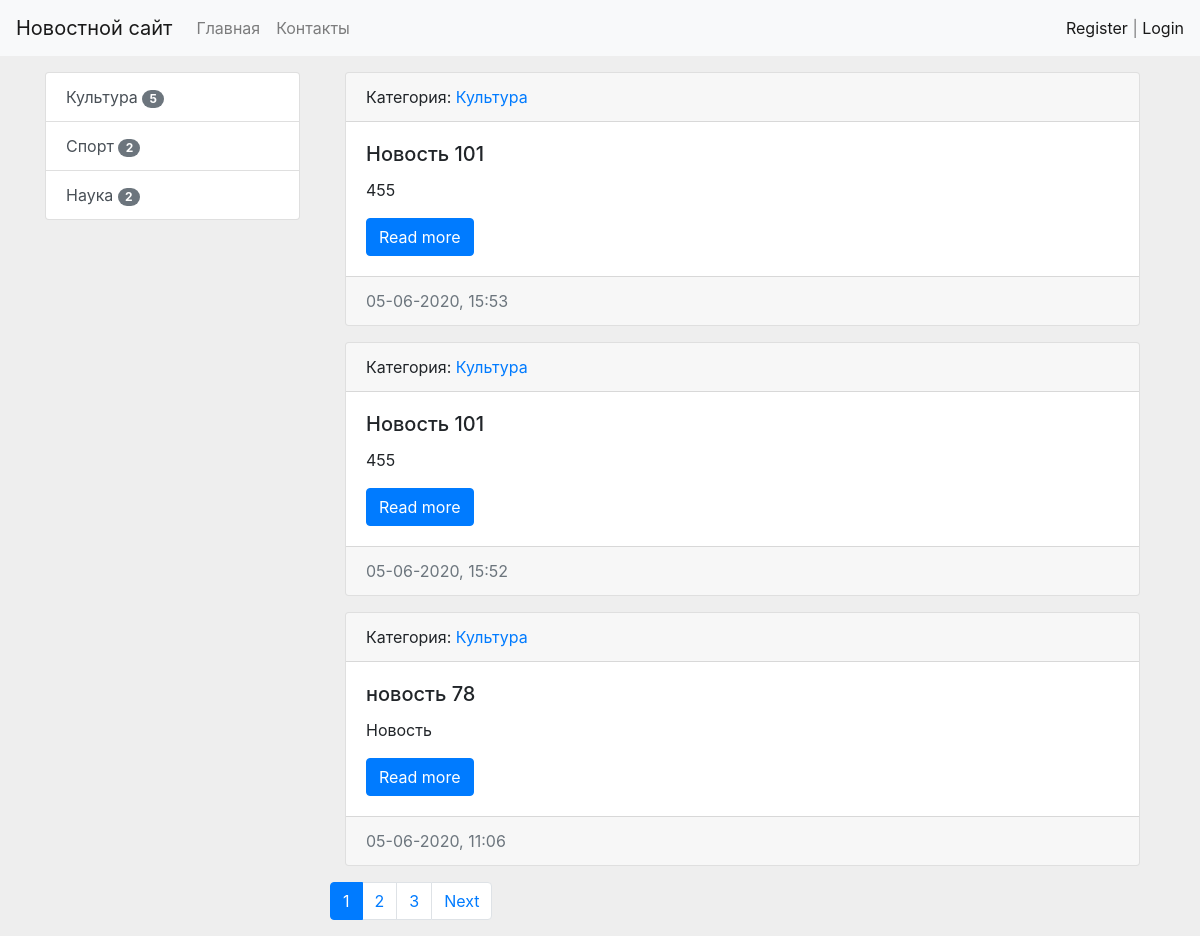
The page /news/ on the database as committed earlier.
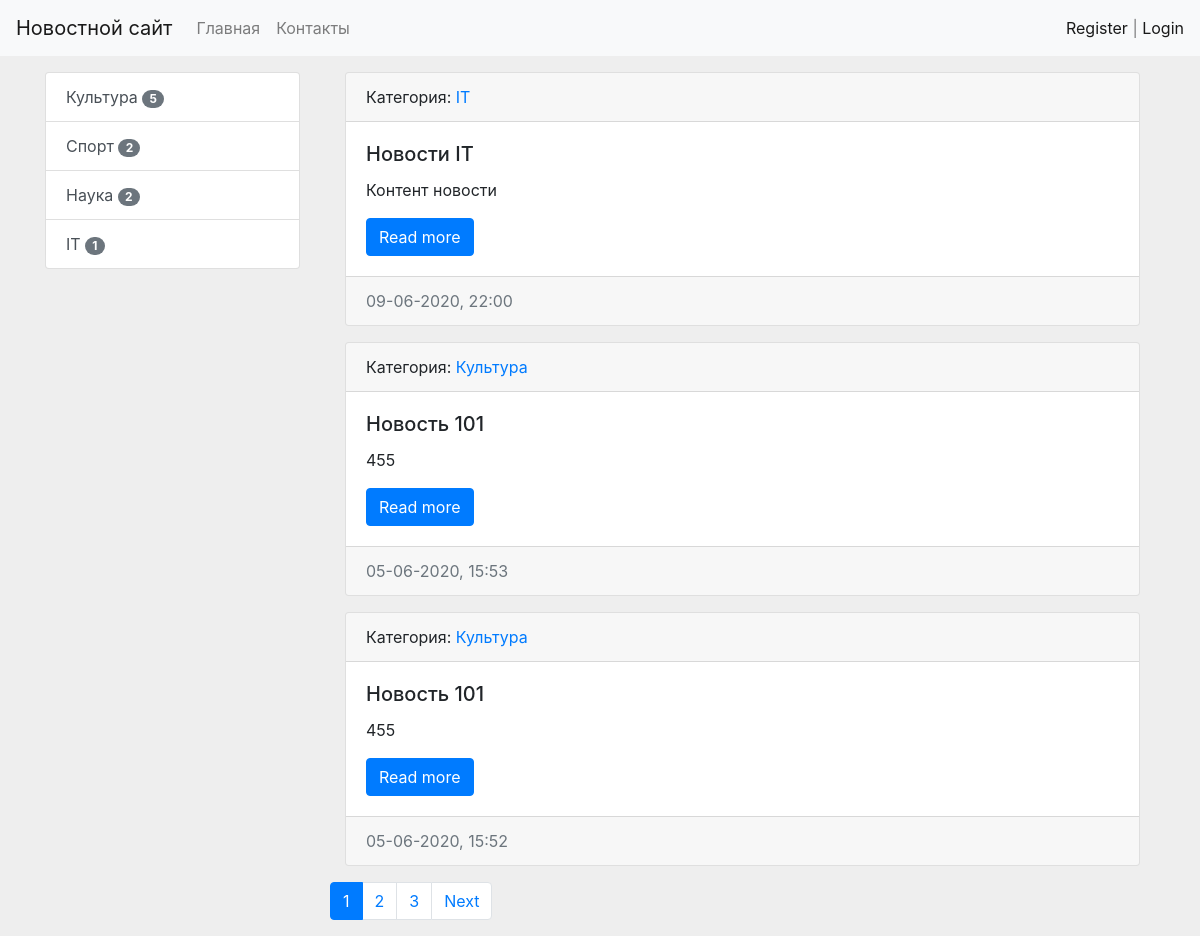
The same page on the database as committed later.
### news/models.py (models this page shows, shortened)
class Category(models.Model):
    title = models.CharField(max_length=150, db_index=True, verbose_name='Категории')
    def get_absolute_url(self):
        return reverse_lazy('category', kwargs={'category_id': self.pk})
    def __str__(self):
        return self.title
    class Meta:
        verbose_name = 'Категория'
        verbose_name_plural = 'Категории'
        ordering = ['title']

class News(models.Model):
    title = models.CharField(max_length=150, verbose_name='Заголовок')
    content = models.TextField(blank=True, verbose_name='Контент')
    created_at = models.DateTimeField(auto_now_add=True, verbose_name='Создано')
    updated_at = models.DateTimeField(auto_now=True, verbose_name='Обновлено')
    photo = models.ImageField(blank=True, upload_to='photos/%Y/%m/', verbose_name='Фото')
    is_published = models.BooleanField(default=True, verbose_name='Опубликовано')
    category = models.ForeignKey('Category', on_delete=models.PROTECT, verbose_name='Категория')
    views = models.IntegerField(default=0)
    def get_absolute_url(self):
        return reverse_lazy('view_news', kwargs={'pk': self.pk})
    class Meta:
        verbose_name = 'Новость'
        verbose_name_plural = 'Новости'
        ordering = ['-created_at', 'title']

### news/views.py (the view)
# urls.py: path('', HomeNews.as_view(), name='home'),
class HomeNews(ListView, MyMixin):
    model = News
    template_name = 'news/home_news_list.html'
    context_object_name = 'news'
    extra_context = dict(title='Главная')
    mixin_prop = 'Hello World'
    paginate_by = 3
    def get_context_data(self, **kwargs):
        context = super().get_context_data(**kwargs)
        context['title'] = self.get_upper('Главная страница')
        context['mixin_prop'] = self.get_prop()
        return context
    def get_queryset(self):
        return News.objects.filter(is_published=True).select_related('category')

### news/templatetags/news_tags.py (called while the page is built)
@register.inclusion_tag('news/list_categories.html')
def show_categories():
    categories = Category.objects.annotate(cnt=Count('news', filter=F('news__is_published'))).filter(cnt__gt=0)
    return {'categories': categories}

### news/utils.py (called while the page is built)
    def get_prop(self):
        return self.mixin_prop.upper()

    def get_upper(self, s):
        if isinstance(s, str):
            return s.upper()
        else:
            return s.title.upper()

### news/templates/news/home_news_list.html (shortened to what this page needs)
{% extends 'base.html' %}
{% block sidebar %}
    {% include 'inc/_sidebar.html' %}
{% endblock %}
{% block content %}
    {% for item in news %}
        <div class="col-md-12">
            <div class="card  mb-3">
                <div class="card-header">
                    Категория: <a href="{{ item.category.get_absolute_url }}">{{ item.category }}</a>
                </div>
                <div class="card-body">
                    <div class="media">
                        <div class="media-body">
                            <h5 class="card-title">{{ item.title }}</h5>
                            <p class="card-text">{{ item.content|truncatewords:50|safe }}</p>
                            <a href="{{ item.get_absolute_url }}" class="btn btn-primary">Read more</a>
                        </div>
                    </div>
                </div>
                <div class="card-footer text-muted">
                    {{ item.created_at|date:'d-m-Y, H:i' }}
                </div>
            </div>
        </div>
    {% endfor %}
{% endblock %}

### news/templates/news/list_categories.html
<div class="list-group">
    {% for cat in categories %}
        <a href="{{ cat.get_absolute_url }}" class="list-group-item list-group-item-action">
            {{ cat.title }}
            <span class="badge badge-secondary badge-pill">{{ cat.cnt }}</span>
        </a>
    {% endfor %}
</div>

Rows that differ between the two databases and show on the page:
no longer on this page (row edited): News: category "Культура", title "новость 78", content "Новость", created_at "05-06-2020, 11:06"
added Category: title "IT", cnt "1"
added News: category "IT", title "Новости IT", content "Контент новости", created_at "09-06-2020, 22:00"
